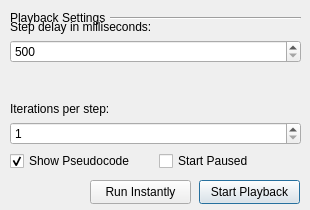
<?xml version="1.0" encoding="UTF-8"?>
<ui version="4.0">
 <class>PlaybackSettingsClass</class>
 <widget class="QDialog" name="PlaybackSettingsClass">
  <property name="geometry">
   <rect>
    <x>0</x>
    <y>0</y>
    <width>310</width>
    <height>210</height>
   </rect>
  </property>
  <property name="minimumSize">
   <size>
    <width>310</width>
    <height>210</height>
   </size>
  </property>
  <property name="maximumSize">
   <size>
    <width>310</width>
    <height>210</height>
   </size>
  </property>
  <property name="windowTitle">
   <string>Algorithm Playback</string>
  </property>
  <widget class="QLabel" name="label">
   <property name="geometry">
    <rect>
     <x>10</x>
     <y>10</y>
     <width>101</width>
     <height>16</height>
    </rect>
   </property>
   <property name="text">
    <string>Playback Settings</string>
   </property>
  </widget>
  <widget class="QWidget" name="widget" native="true">
   <property name="geometry">
    <rect>
     <x>10</x>
     <y>20</y>
     <width>291</width>
     <height>151</height>
    </rect>
   </property>
   <layout class="QGridLayout" name="gridLayout">
    <item row="6" column="0">
     <widget class="QCheckBox" name="showPseudocode">
      <property name="text">
       <string>Show Pseudocode</string>
      </property>
      <property name="checked">
       <bool>true</bool>
      </property>
     </widget>
    </item>
    <item row="0" column="0">
     <widget class="QLabel" name="label_2">
      <property name="text">
       <string>Step delay in milliseconds:</string>
      </property>
     </widget>
    </item>
    <item row="2" column="0">
     <spacer name="verticalSpacer">
      <property name="orientation">
       <enum>Qt::Orientation::Vertical</enum>
      </property>
      <property name="sizeHint" stdset="0">
       <size>
        <width>20</width>
        <height>40</height>
       </size>
      </property>
     </spacer>
    </item>
    <item row="3" column="0">
     <widget class="QLabel" name="label_3">
      <property name="text">
       <string>Iterations per step:</string>
      </property>
     </widget>
    </item>
    <item row="6" column="1">
     <widget class="QCheckBox" name="startPaused">
      <property name="text">
       <string>Start Paused</string>
      </property>
     </widget>
    </item>
    <item row="4" column="0" colspan="2">
     <widget class="QSpinBox" name="iterationsPerStep">
      <property name="minimum">
       <number>1</number>
      </property>
      <property name="maximum">
       <number>100000</number>
      </property>
     </widget>
    </item>
    <item row="1" column="0" colspan="2">
     <widget class="QSpinBox" name="stepDelay">
      <property name="minimum">
       <number>500</number>
      </property>
      <property name="maximum">
       <number>30000</number>
      </property>
      <property name="singleStep">
       <number>500</number>
      </property>
     </widget>
    </item>
   </layout>
  </widget>
  <widget class="QPushButton" name="startPlayback">
   <property name="geometry">
    <rect>
     <x>199</x>
     <y>180</y>
     <width>101</width>
     <height>24</height>
    </rect>
   </property>
   <property name="text">
    <string>Start Playback</string>
   </property>
  </widget>
  <widget class="QPushButton" name="runInstantly">
   <property name="geometry">
    <rect>
     <x>90</x>
     <y>180</y>
     <width>101</width>
     <height>24</height>
    </rect>
   </property>
   <property name="text">
    <string>Run Instantly</string>
   </property>
  </widget>
  <widget class="Line" name="line">
   <property name="geometry">
    <rect>
     <x>110</x>
     <y>10</y>
     <width>191</width>
     <height>16</height>
    </rect>
   </property>
   <property name="orientation">
    <enum>Qt::Orientation::Horizontal</enum>
   </property>
  </widget>
 </widget>
 <tabstops>
  <tabstop>stepDelay</tabstop>
  <tabstop>iterationsPerStep</tabstop>
  <tabstop>showPseudocode</tabstop>
  <tabstop>startPaused</tabstop>
  <tabstop>startPlayback</tabstop>
  <tabstop>runInstantly</tabstop>
 </tabstops>
 <resources/>
 <connections/>
</ui>
